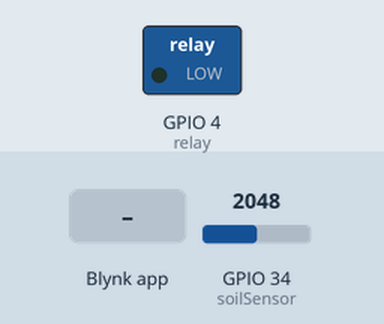
Simulated run of this sketch. Board: ESP32. Shown: switched loads named in the sketch (green lamp = pin HIGH). The test bench sets the inputs (shaded band); at power-on: GPIO 34 (soilSensor) = 2048. WiFi joins after 1.5 s; servers stay silent unless stated; what the sketch prints to the serial monitor is not drawn.

Above: at 3.0 s.
3.1 s: Blynk app writes 1 to V1
At 3.6 s:
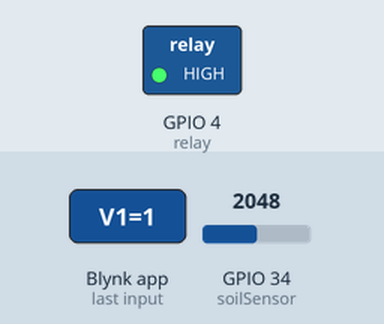
4.7 s: Blynk app writes 1 to V0
At 5.1 s:
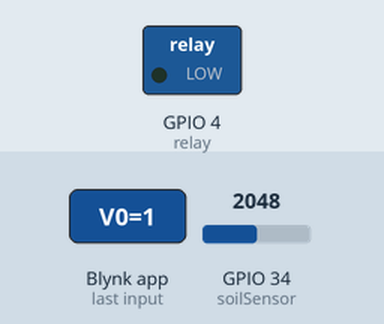
6.3 s: Blynk app writes 0 to V0
At 7.8 s:
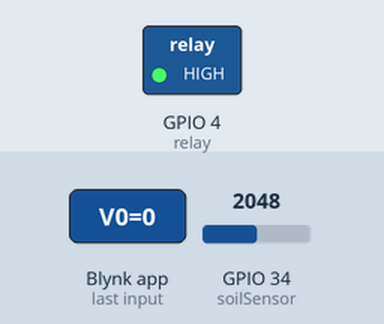
Timing chart, 0 to 9.3 s (numbered marks = the images above; inputs shaded):
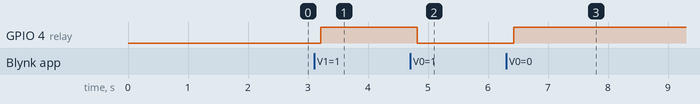

The sketch:

25_SMART_IRRIGATION_BLYNK.ino
```cpp
#define BLYNK_TEMPLATE_ID "YourTemplateID"
#define BLYNK_DEVICE_NAME "YourDeviceName"
#define BLYNK_AUTH_TOKEN  "YourAuthToken"

#include <WiFi.h>
#include <WiFiClient.h>
#include <BlynkSimpleEsp32.h>

#define soilSensor 34
#define relay 4

char auth[] = BLYNK_AUTH_TOKEN;
char ssid[] = "YourWiFiSSID";
char pass[] = "YourWiFiPassword";

int autoMode = 0;
int manualMode = 1;
int relayValue = 0;

BLYNK_WRITE(V0) {
  int mode = param.asInt();
  if (mode == 0) {
    manualMode = 1;
    autoMode = 0;
  } else {
    autoMode = 1;
    manualMode = 0;
  }
}

BLYNK_WRITE(V1) {
  relayValue = param.asInt();
}

void setup() {
  Serial.begin(9600);
  Blynk.begin(auth, ssid, pass);
  pinMode(soilSensor, INPUT);
  pinMode(relay, OUTPUT);
}

void loop() {
  Blynk.run();
  int sensorValue = analogRead(soilSensor);
  Serial.print("Sensor Value: ");
  Serial.println(sensorValue);
  int percentage = map(sensorValue, 0, 4095, 100, 0);
  Serial.print("Percentage: ");
  Serial.println(percentage);
  delay(100);

  if(autoMode == 1) {
    if (percentage < 10) {
      digitalWrite(relay, HIGH);
    }
    if (percentage > 45) {
      digitalWrite(relay, LOW);
    }
  }

  if(manualMode == 1)
  {
    if(relayValue == 1)
    {
      digitalWrite(relay, HIGH);
    }
    else
    {
      digitalWrite(relay, LOW);
    }
  }
}
```

Measured:
- after the input at 3.1 s, GPIO 4 (relay): LOW → HIGH after 0.11 s
- after the input at 4.7 s, GPIO 4 (relay): HIGH → LOW after 0.12 s
- after the input at 6.3 s, GPIO 4 (relay): LOW → HIGH after 0.13 s
